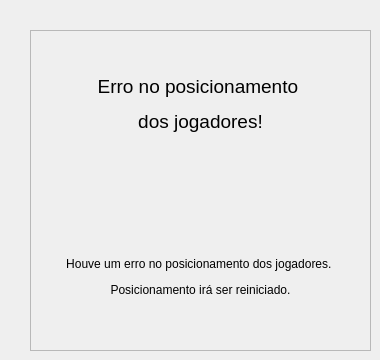
      <widget class="QWidget" name="erroConfiguracao">
       <widget class="QFrame" name="frame_16">
        <property name="geometry">
         <rect>
          <x>30</x>
          <y>30</y>
          <width>341</width>
          <height>321</height>
         </rect>
        </property>
        <property name="frameShape">
         <enum>QFrame::StyledPanel</enum>
        </property>
        <property name="frameShadow">
         <enum>QFrame::Raised</enum>
        </property>
        <layout class="QVBoxLayout" name="verticalLayout_17">
         <item>
          <widget class="QLabel" name="label_21">
           <property name="text">
            <string>&lt;html&gt;&lt;head/&gt;&lt;body&gt;&lt;p align=&quot;center&quot;&gt;&lt;span style=&quot; font-size:14pt;&quot;&gt;Erro no posicionamento &lt;/span&gt;&lt;/p&gt;&lt;p align=&quot;center&quot;&gt;&lt;span style=&quot; font-size:14pt;&quot;&gt;dos jogadores!&lt;/span&gt;&lt;/p&gt;&lt;/body&gt;&lt;/html&gt;</string>
           </property>
          </widget>
         </item>
         <item>
          <spacer name="verticalSpacer_8">
           <property name="orientation">
            <enum>Qt::Vertical</enum>
           </property>
           <property name="sizeType">
            <enum>QSizePolicy::Minimum</enum>
           </property>
           <property name="sizeHint" stdset="0">
            <size>
             <width>20</width>
             <height>40</height>
            </size>
           </property>
          </spacer>
         </item>
         <item>
          <widget class="QLabel" name="label_22">
           <property name="text">
            <string>&lt;html&gt;&lt;head/&gt;&lt;body&gt;&lt;p align=&quot;center&quot;&gt;Houve um erro no posicionamento dos jogadores. &lt;/p&gt;&lt;p align=&quot;center&quot;&gt;Posicionamento irá ser reiniciado.&lt;/p&gt;&lt;/body&gt;&lt;/html&gt;</string>
           </property>
          </widget>
         </item>
        </layout>
       </widget>
      </widget>
